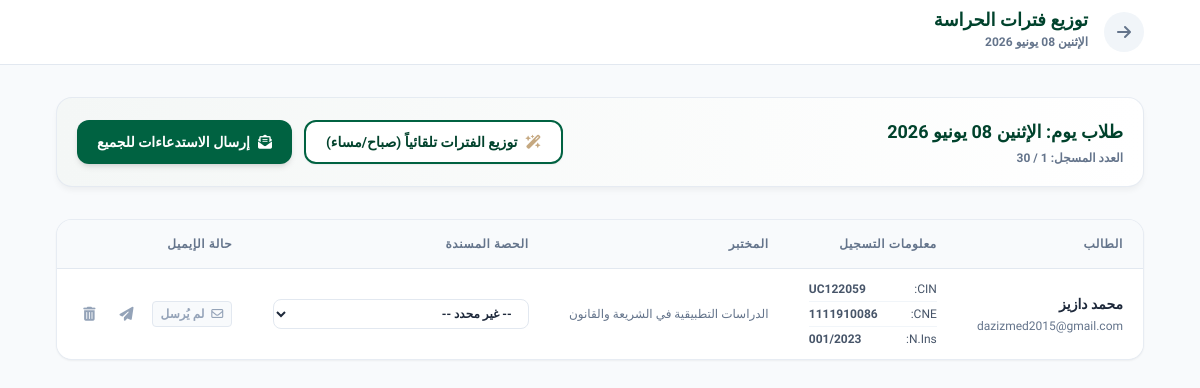
The page /admin/day/الإثنين 08 يونيو 2026 (signed in) on the database as committed earlier.
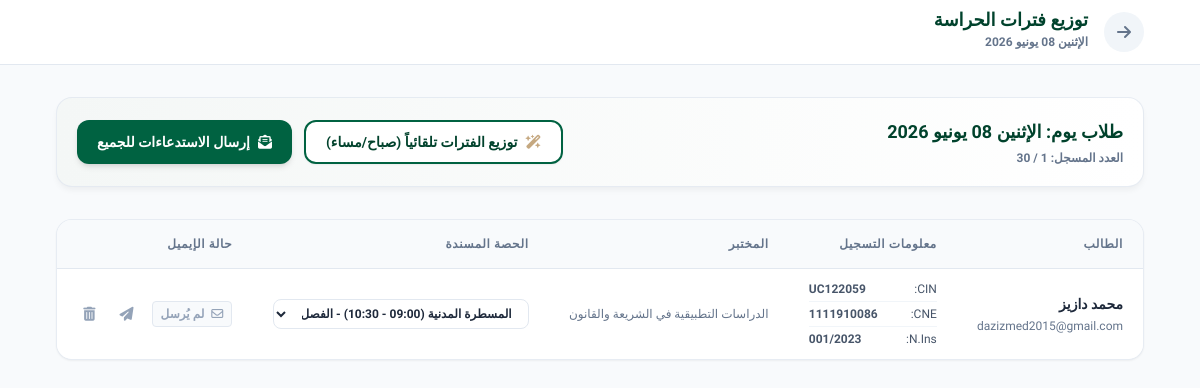
The same page on the database as committed later.
### tables this page shows
CREATE TABLE days (
        id INTEGER PRIMARY KEY AUTOINCREMENT,
        day_label TEXT NOT NULL UNIQUE,
        day_date TEXT NOT NULL,
        max_capacity INTEGER DEFAULT 20,
        is_active INTEGER DEFAULT 1
    );

CREATE TABLE students (
        id INTEGER PRIMARY KEY AUTOINCREMENT,
        anne_inscription TEXT,
        nins TEXT,
        nom_complet TEXT NOT NULL,
        prenom TEXT,
        cne TEXT,
        cin TEXT NOT NULL UNIQUE,
        labo TEXT,
        situation TEXT,
        email TEXT,
        chosen_day TEXT DEFAULT NULL,
        assigned_period TEXT DEFAULT NULL,
        email_sent INTEGER DEFAULT 0,
        registration_date TIMESTAMP DEFAULT NULL
    , assigned_session_id INTEGER DEFAULT NULL REFERENCES sessions(id));

### app.py (the view)
@app.route('/admin/day/<day_label>')
def admin_day_detail(day_label):
    if not session.get('admin_logged_in'):
        return redirect(url_for('admin_login'))
    conn = get_db()
    cursor = conn.cursor()
    cursor.execute("SELECT * FROM days WHERE day_label = ?", (day_label,))
    day = cursor.fetchone()
    if not day:
        flash('اليوم غير موجود.', 'danger')
        return redirect(url_for('admin_dashboard'))
    cursor.execute('''
        SELECT s.*, se.track, se.module_name, se.time_slot, se.semester, se.group_label
        FROM students s
        LEFT JOIN sessions se ON s.assigned_session_id = se.id
        WHERE s.chosen_day = ?
        ORDER BY se.time_slot, s.nom_complet
    ''', (day_label,))
    students = [dict(row) for row in cursor.fetchall()]
    cursor.execute("SELECT * FROM sessions WHERE day_label = ? ORDER BY track, time_slot", (day_label,))
    day_sessions = [dict(row) for row in cursor.fetchall()]
    conn.close()
    return render_template('admin_day.html', day=dict(day), students=students, sessions=day_sessions)

### app.py (called while the page is built)
def get_db():
    conn = sqlite3.connect(DB_PATH)
    conn.row_factory = sqlite3.Row
    return conn

### templates/admin_day.html (shortened to what this page needs)
<!DOCTYPE html>
<html lang="ar" dir="rtl">
<head>
    <link rel="stylesheet" href="https://cdnjs.cloudflare.com/ajax/libs/font-awesome/6.4.0/css/all.min.css">
    <script src="https://cdn.tailwindcss.com"></script>
</head>
<body class="text-slate-800 pb-12">
    <header class="bg-white border-b border-slate-200 sticky top-0 z-30">
        <div class="max-w-6xl mx-auto px-4 sm:px-6 lg:px-8">
            <div class="flex justify-between h-16 items-center">
                <div class="flex items-center gap-4">
                    <a href="{{ url_for('admin_dashboard') }}" class="w-10 h-10 rounded-full bg-slate-100 flex items-center justify-center text-slate-500 hover:bg-brand-50 hover:text-brand-600 transition-colors">
                        <i class="fa-solid fa-arrow-right"></i>
                    </a>
                    <div>
                        <h1 class="text-lg font-extrabold text-brand-700 font-tajawal leading-none">توزيع فترات الحراسة</h1>
                        <span class="text-xs font-bold text-slate-500">{{ day.day_label }}</span>
                    </div>
                </div>
            </div>
        </div>
    </header>
    <main class="max-w-6xl mx-auto px-4 sm:px-6 lg:px-8 py-8">
        <div class="glass-card rounded-2xl p-5 mb-8 flex flex-col sm:flex-row justify-between items-center gap-4 bg-gradient-to-r from-brand-50 to-white">
            <div>
                <h2 class="font-bold text-brand-700 text-lg">طلاب يوم: {{ day.day_label }}</h2>
                <p class="text-xs text-slate-500 font-bold mt-1">العدد المسجل: {{ students|length }} / {{ day.max_capacity }}</p>
            </div>
            <div class="flex gap-3">
                <button onclick="autoDistribute('{{ day.day_label }}', this)" class="px-5 py-2.5 bg-white border-2 border-brand-500 text-brand-700 hover:bg-brand-50 font-bold rounded-xl shadow-sm transition-all text-sm flex items-center gap-2">
                    <i class="fa-solid fa-wand-magic-sparkles text-accent-gold"></i> توزيع الفترات تلقائياً (صباح/مساء)
                </button>
                <button onclick="sendEmailsBulk('{{ day.day_label }}', this)" class="px-5 py-2.5 bg-brand-500 hover:bg-brand-600 text-white font-bold rounded-xl shadow-md transition-all text-sm flex items-center gap-2">
                    <i class="fa-solid fa-envelope-open-text"></i> إرسال الاستدعاءات للجميع
                </button>
            </div>
        </div>
        <div class="glass-card rounded-2xl overflow-hidden shadow-sm">
            <div class="overflow-x-auto">
                <table class="w-full text-right border-collapse">
                    <thead>
                        <tr class="bg-slate-50 text-slate-500 border-b border-slate-200 text-xs font-bold uppercase tracking-wider">
                            <th class="py-4 px-5">الطالب</th>
                            <th class="py-4 px-5">معلومات التسجيل</th>
                            <th class="py-4 px-5">المختبر</th>
                            <th class="py-4 px-5">الحصة المسندة</th>
                            <th class="py-4 px-5">حالة الإيميل</th>
                        </tr>
                    </thead>
                    <tbody class="divide-y divide-slate-100 text-sm bg-white">
                        {% for st in students %}
                            <tr class="hover:bg-slate-50 transition-colors">
                                <td class="py-3 px-5">
                                    <span class="block font-bold text-slate-800">{{ st.nom_complet }}</span>
                                    <span class="block text-xs font-medium text-slate-500 mt-1" dir="ltr">{{ st.email }}</span>
                                </td>
                                <td class="py-3 px-5 text-xs text-slate-600 space-y-1">
                                    <div class="flex justify-between w-32 border-b border-slate-100 pb-1"><span>CIN:</span><span class="font-bold" dir="ltr">{{ st.cin }}</span></div>
                                    <div class="flex justify-between w-32 border-b border-slate-100 pb-1"><span>CNE:</span><span class="font-bold" dir="ltr">{{ st.cne }}</span></div>
                                    <div class="flex justify-between w-32"><span>N.Ins:</span><span class="font-bold" dir="ltr">{{ st.nins }}</span></div>
                                </td>
                                <td class="py-3 px-5 text-xs text-slate-500 max-w-xs truncate" title="{{ st.labo }}">{{ st.labo }}</td>
                                <td class="py-3 px-5">
                                    <select onchange="updateSession({{ st.id }}, this.value)"
                                            class="w-64 px-3 py-1.5 border border-slate-200 rounded-lg outline-none text-xs font-bold bg-white focus:border-brand-500 cursor-pointer">
                                        <option value="">-- غير محدد --</option>
                                        {% set grouped_sessions = sessions|groupby('track') %}
                                        {% for group in grouped_sessions %}
                                            <optgroup label="{{ group.grouper }}">
                                                {% for s in group.list %}
                                                    <option value="{{ s.id }}" {% if st.assigned_session_id == s.id %}selected{% endif %}>
                                                        {{ s.module_name }} ({{ s.time_slot }}) - {{ s.semester }} - {{ s.group_label }}
                                                    </option>
                                                {% endfor %}
                                            </optgroup>
                                        {% endfor %}
                                    </select>
                                </td>
                                <td class="py-3 px-5">
                                    <div class="flex items-center gap-3">
                                        {% if st.email_sent %}
                                            <span class="text-xs font-bold text-green-600 bg-green-50 px-2 py-1 rounded border border-green-200"><i class="fa-solid fa-check-double ml-1"></i> مُرسل</span>
                                        {% else %}
                                            <span class="text-xs font-bold text-slate-400 bg-slate-50 px-2 py-1 rounded border border-slate-200"><i class="fa-regular fa-envelope ml-1"></i> لم يُرسل</span>
                                        {% endif %}
                                        <button onclick="sendEmailSingle({{ st.id }}, this)" title="إرسال إيميل الاستدعاء لهذا الطالب" class="p-1.5 text-slate-400 hover:text-brand-600 hover:bg-brand-50 rounded transition-colors">
                                            <i class="fa-solid fa-paper-plane"></i>
                                        </button>
                                        <button onclick="deleteRegistration({{ st.id }}, this)" title="إلغاء حجز الطالب وتفريغ مكانه" class="p-1.5 text-slate-400 hover:text-red-600 hover:bg-red-50 rounded transition-colors">
                                            <i class="fa-solid fa-trash-can"></i>
                                        </button>
                                    </div>
                                </td>
                            </tr>
                        {% endfor %}
                    </tbody>
                </table>
            </div>
        </div>
    </main>
</body>
</html>

### templates/admin_day.html (style rules this page uses)
body { font-family: 'Cairo', 'Tajawal', sans-serif; background-color: #f8fafc; }
.glass-card { background: white; border: 1px solid rgba(226, 232, 240, 0.8); box-shadow: 0 4px 6px -1px rgba(0,0,0,0.05); }
select { background-image: none; }

Rows that differ between the two databases and show on the page:
changed students "محمد دازيز": assigned_session+id "-- غير محدد --" → "المسطرة المدنية (09:00 - 10:30) - الفصل السادس - المجموعة: 1 و 2"
